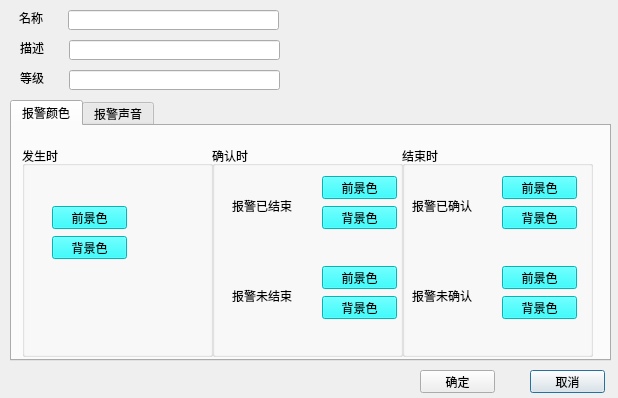
<?xml version="1.0" encoding="UTF-8"?>
<ui version="4.0">
 <class>AlmLevelDialog</class>
 <widget class="QDialog" name="AlmLevelDialog">
  <property name="geometry">
   <rect>
    <x>0</x>
    <y>0</y>
    <width>618</width>
    <height>398</height>
   </rect>
  </property>
  <property name="windowTitle">
   <string>报警级别</string>
  </property>
  <widget class="QPushButton" name="CancelButton">
   <property name="geometry">
    <rect>
     <x>530</x>
     <y>370</y>
     <width>75</width>
     <height>23</height>
    </rect>
   </property>
   <property name="text">
    <string>取消</string>
   </property>
  </widget>
  <widget class="QPushButton" name="OkButton">
   <property name="geometry">
    <rect>
     <x>420</x>
     <y>370</y>
     <width>75</width>
     <height>23</height>
    </rect>
   </property>
   <property name="text">
    <string>确定</string>
   </property>
  </widget>
  <widget class="QLineEdit" name="NameEdit">
   <property name="geometry">
    <rect>
     <x>68</x>
     <y>10</y>
     <width>211</width>
     <height>20</height>
    </rect>
   </property>
  </widget>
  <widget class="QLabel" name="label">
   <property name="geometry">
    <rect>
     <x>19</x>
     <y>10</y>
     <width>24</width>
     <height>16</height>
    </rect>
   </property>
   <property name="text">
    <string>名称</string>
   </property>
  </widget>
  <widget class="QLineEdit" name="CommentEdit">
   <property name="geometry">
    <rect>
     <x>69</x>
     <y>40</y>
     <width>211</width>
     <height>20</height>
    </rect>
   </property>
  </widget>
  <widget class="QLabel" name="label_2">
   <property name="geometry">
    <rect>
     <x>20</x>
     <y>40</y>
     <width>24</width>
     <height>16</height>
    </rect>
   </property>
   <property name="text">
    <string>描述</string>
   </property>
  </widget>
  <widget class="QLineEdit" name="LevelEdit">
   <property name="geometry">
    <rect>
     <x>69</x>
     <y>70</y>
     <width>211</width>
     <height>20</height>
    </rect>
   </property>
  </widget>
  <widget class="QLabel" name="label_4">
   <property name="geometry">
    <rect>
     <x>20</x>
     <y>70</y>
     <width>24</width>
     <height>16</height>
    </rect>
   </property>
   <property name="text">
    <string>等级</string>
   </property>
  </widget>
  <widget class="QTabWidget" name="tabWidget">
   <property name="geometry">
    <rect>
     <x>10</x>
     <y>100</y>
     <width>601</width>
     <height>261</height>
    </rect>
   </property>
   <property name="currentIndex">
    <number>0</number>
   </property>
   <widget class="QWidget" name="tab">
    <attribute name="title">
     <string>报警颜色</string>
    </attribute>
    <widget class="QGroupBox" name="groupBox">
     <property name="geometry">
      <rect>
       <x>10</x>
       <y>20</y>
       <width>191</width>
       <height>211</height>
      </rect>
     </property>
     <property name="title">
      <string>发生时</string>
     </property>
     <widget class="QPushButton" name="happenFrontColor">
      <property name="geometry">
       <rect>
        <x>30</x>
        <y>60</y>
        <width>75</width>
        <height>23</height>
       </rect>
      </property>
      <property name="styleSheet">
       <string notr="true">background-color: rgb(0, 255, 255);</string>
      </property>
      <property name="text">
       <string>前景色</string>
      </property>
      <property name="flat">
       <bool>false</bool>
      </property>
     </widget>
     <widget class="QPushButton" name="happenBackColor">
      <property name="geometry">
       <rect>
        <x>30</x>
        <y>90</y>
        <width>75</width>
        <height>23</height>
       </rect>
      </property>
      <property name="styleSheet">
       <string notr="true">background-color: rgb(0, 255, 255);</string>
      </property>
      <property name="text">
       <string>背景色</string>
      </property>
      <property name="flat">
       <bool>false</bool>
      </property>
     </widget>
    </widget>
    <widget class="QGroupBox" name="groupBox_2">
     <property name="geometry">
      <rect>
       <x>200</x>
       <y>20</y>
       <width>191</width>
       <height>211</height>
      </rect>
     </property>
     <property name="title">
      <string>确认时</string>
     </property>
     <widget class="QPushButton" name="ackAndEndBackColor">
      <property name="geometry">
       <rect>
        <x>110</x>
        <y>60</y>
        <width>75</width>
        <height>23</height>
       </rect>
      </property>
      <property name="styleSheet">
       <string notr="true">background-color: rgb(0, 255, 255);</string>
      </property>
      <property name="text">
       <string>背景色</string>
      </property>
      <property name="flat">
       <bool>false</bool>
      </property>
     </widget>
     <widget class="QPushButton" name="ackAndEndFrontColor">
      <property name="geometry">
       <rect>
        <x>110</x>
        <y>30</y>
        <width>75</width>
        <height>23</height>
       </rect>
      </property>
      <property name="styleSheet">
       <string notr="true">background-color: rgb(0, 255, 255);</string>
      </property>
      <property name="text">
       <string>前景色</string>
      </property>
      <property name="flat">
       <bool>false</bool>
      </property>
     </widget>
     <widget class="QPushButton" name="ackButNotEndBackColor">
      <property name="geometry">
       <rect>
        <x>110</x>
        <y>150</y>
        <width>75</width>
        <height>23</height>
       </rect>
      </property>
      <property name="styleSheet">
       <string notr="true">background-color: rgb(0, 255, 255);</string>
      </property>
      <property name="text">
       <string>背景色</string>
      </property>
      <property name="flat">
       <bool>false</bool>
      </property>
     </widget>
     <widget class="QPushButton" name="ackButNotEndFrontColor">
      <property name="geometry">
       <rect>
        <x>110</x>
        <y>120</y>
        <width>75</width>
        <height>23</height>
       </rect>
      </property>
      <property name="styleSheet">
       <string notr="true">background-color: rgb(0, 255, 255);</string>
      </property>
      <property name="text">
       <string>前景色</string>
      </property>
      <property name="flat">
       <bool>false</bool>
      </property>
     </widget>
     <widget class="QLabel" name="label_5">
      <property name="geometry">
       <rect>
        <x>20</x>
        <y>50</y>
        <width>71</width>
        <height>20</height>
       </rect>
      </property>
      <property name="text">
       <string>报警已结束</string>
      </property>
     </widget>
     <widget class="QLabel" name="label_6">
      <property name="geometry">
       <rect>
        <x>20</x>
        <y>140</y>
        <width>71</width>
        <height>20</height>
       </rect>
      </property>
      <property name="text">
       <string>报警未结束</string>
      </property>
     </widget>
    </widget>
    <widget class="QGroupBox" name="groupBox_3">
     <property name="geometry">
      <rect>
       <x>390</x>
       <y>20</y>
       <width>191</width>
       <height>211</height>
      </rect>
     </property>
     <property name="title">
      <string>结束时</string>
     </property>
     <widget class="QLabel" name="label_8">
      <property name="geometry">
       <rect>
        <x>10</x>
        <y>140</y>
        <width>71</width>
        <height>20</height>
       </rect>
      </property>
      <property name="text">
       <string>报警未确认</string>
      </property>
     </widget>
     <widget class="QPushButton" name="endAndAckFrontColor">
      <property name="geometry">
       <rect>
        <x>100</x>
        <y>30</y>
        <width>75</width>
        <height>23</height>
       </rect>
      </property>
      <property name="styleSheet">
       <string notr="true">background-color: rgb(0, 255, 255);</string>
      </property>
      <property name="text">
       <string>前景色</string>
      </property>
      <property name="flat">
       <bool>false</bool>
      </property>
     </widget>
     <widget class="QPushButton" name="endAndAckBackColor">
      <property name="geometry">
       <rect>
        <x>100</x>
        <y>60</y>
        <width>75</width>
        <height>23</height>
       </rect>
      </property>
      <property name="styleSheet">
       <string notr="true">background-color: rgb(0, 255, 255);</string>
      </property>
      <property name="text">
       <string>背景色</string>
      </property>
      <property name="flat">
       <bool>false</bool>
      </property>
     </widget>
     <widget class="QPushButton" name="endButNotAckFrontColor">
      <property name="geometry">
       <rect>
        <x>100</x>
        <y>120</y>
        <width>75</width>
        <height>23</height>
       </rect>
      </property>
      <property name="styleSheet">
       <string notr="true">background-color: rgb(0, 255, 255);</string>
      </property>
      <property name="text">
       <string>前景色</string>
      </property>
      <property name="flat">
       <bool>false</bool>
      </property>
     </widget>
     <widget class="QLabel" name="label_7">
      <property name="geometry">
       <rect>
        <x>10</x>
        <y>50</y>
        <width>71</width>
        <height>20</height>
       </rect>
      </property>
      <property name="text">
       <string>报警已确认</string>
      </property>
     </widget>
     <widget class="QPushButton" name="endButNotAckBackColor">
      <property name="geometry">
       <rect>
        <x>100</x>
        <y>150</y>
        <width>75</width>
        <height>23</height>
       </rect>
      </property>
      <property name="styleSheet">
       <string notr="true">background-color: rgb(0, 255, 255);</string>
      </property>
      <property name="text">
       <string>背景色</string>
      </property>
      <property name="flat">
       <bool>false</bool>
      </property>
     </widget>
    </widget>
   </widget>
   <widget class="QWidget" name="tab_2">
    <attribute name="title">
     <string>报警声音</string>
    </attribute>
    <widget class="QCheckBox" name="EnableAlmVoice">
     <property name="geometry">
      <rect>
       <x>20</x>
       <y>10</y>
       <width>101</width>
       <height>16</height>
      </rect>
     </property>
     <property name="text">
      <string>用报警声音</string>
     </property>
    </widget>
    <widget class="QRadioButton" name="SoundTypeRadioPC">
     <property name="geometry">
      <rect>
       <x>130</x>
       <y>40</y>
       <width>89</width>
       <height>16</height>
      </rect>
     </property>
     <property name="text">
      <string>PC声音</string>
     </property>
    </widget>
    <widget class="QRadioButton" name="SoundTypeRadioWave">
     <property name="geometry">
      <rect>
       <x>130</x>
       <y>150</y>
       <width>89</width>
       <height>16</height>
      </rect>
     </property>
     <property name="text">
      <string>声音文件</string>
     </property>
    </widget>
    <widget class="QLineEdit" name="VoiceFileEdit">
     <property name="geometry">
      <rect>
       <x>220</x>
       <y>150</y>
       <width>321</width>
       <height>20</height>
      </rect>
     </property>
    </widget>
    <widget class="QPushButton" name="BrowseButton">
     <property name="geometry">
      <rect>
       <x>550</x>
       <y>150</y>
       <width>31</width>
       <height>23</height>
      </rect>
     </property>
     <property name="text">
      <string>...</string>
     </property>
    </widget>
    <widget class="QPushButton" name="PreviewPlay">
     <property name="geometry">
      <rect>
       <x>20</x>
       <y>200</y>
       <width>75</width>
       <height>23</height>
      </rect>
     </property>
     <property name="text">
      <string>试听</string>
     </property>
    </widget>
    <widget class="QLabel" name="label_9">
     <property name="geometry">
      <rect>
       <x>280</x>
       <y>20</y>
       <width>121</width>
       <height>16</height>
      </rect>
     </property>
     <property name="text">
      <string>频率</string>
     </property>
    </widget>
    <widget class="QLabel" name="label_10">
     <property name="geometry">
      <rect>
       <x>280</x>
       <y>50</y>
       <width>121</width>
       <height>20</height>
      </rect>
     </property>
     <property name="text">
      <string>间隔</string>
     </property>
    </widget>
    <widget class="QLabel" name="label_11">
     <property name="geometry">
      <rect>
       <x>280</x>
       <y>80</y>
       <width>121</width>
       <height>20</height>
      </rect>
     </property>
     <property name="text">
      <string>次数</string>
     </property>
    </widget>
    <widget class="QLabel" name="label_12">
     <property name="geometry">
      <rect>
       <x>280</x>
       <y>110</y>
       <width>131</width>
       <height>20</height>
      </rect>
     </property>
     <property name="text">
      <string>持续时间</string>
     </property>
    </widget>
    <widget class="QLineEdit" name="frequencyEdit">
     <property name="geometry">
      <rect>
       <x>410</x>
       <y>20</y>
       <width>131</width>
       <height>20</height>
      </rect>
     </property>
    </widget>
    <widget class="QLineEdit" name="delayEdit">
     <property name="geometry">
      <rect>
       <x>410</x>
       <y>50</y>
       <width>131</width>
       <height>20</height>
      </rect>
     </property>
    </widget>
    <widget class="QLineEdit" name="beepNumEdit">
     <property name="geometry">
      <rect>
       <x>410</x>
       <y>80</y>
       <width>131</width>
       <height>20</height>
      </rect>
     </property>
    </widget>
    <widget class="QLineEdit" name="durationEdit">
     <property name="geometry">
      <rect>
       <x>410</x>
       <y>110</y>
       <width>131</width>
       <height>20</height>
      </rect>
     </property>
    </widget>
   </widget>
  </widget>
 </widget>
 <tabstops>
  <tabstop>NameEdit</tabstop>
  <tabstop>CommentEdit</tabstop>
  <tabstop>LevelEdit</tabstop>
  <tabstop>happenFrontColor</tabstop>
  <tabstop>happenBackColor</tabstop>
  <tabstop>ackAndEndFrontColor</tabstop>
  <tabstop>ackAndEndBackColor</tabstop>
  <tabstop>ackButNotEndFrontColor</tabstop>
  <tabstop>ackButNotEndBackColor</tabstop>
  <tabstop>endAndAckFrontColor</tabstop>
  <tabstop>endAndAckBackColor</tabstop>
  <tabstop>endButNotAckFrontColor</tabstop>
  <tabstop>endButNotAckBackColor</tabstop>
  <tabstop>EnableAlmVoice</tabstop>
  <tabstop>SoundTypeRadioPC</tabstop>
  <tabstop>SoundTypeRadioWave</tabstop>
  <tabstop>frequencyEdit</tabstop>
  <tabstop>delayEdit</tabstop>
  <tabstop>beepNumEdit</tabstop>
  <tabstop>durationEdit</tabstop>
  <tabstop>VoiceFileEdit</tabstop>
  <tabstop>BrowseButton</tabstop>
  <tabstop>OkButton</tabstop>
  <tabstop>CancelButton</tabstop>
  <tabstop>tabWidget</tabstop>
  <tabstop>PreviewPlay</tabstop>
 </tabstops>
 <resources/>
 <connections/>
</ui>
